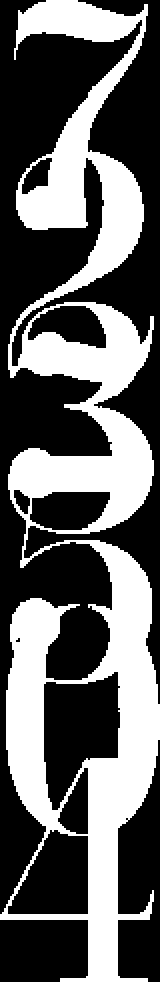
#> input picture puzzles/crypto-puzzles-2018-p2/sources/reconstructions/part2-column-as-joined.png, 320 x 1964 px (shown at 1/2 size)
$ python figure_part2_cells.py
#> lines starting #> are read from the running program, lines starting #| are printed output that depends on the picture; after the words box and inside, x2 and y2 are one past the last pixel; in counts of white or black regions, pixels touching at a corner belong together
#!/usr/bin/env python3
"""Draw the Part 2 column divided into its six equal cells, with upright labels.

The reading of the Part 2 column is `723504`. It does not come from viewing the
characters upright, because they sit rotated relative to the strip and no
rotation of the strip corrects that. It comes from dividing the joined column
into six EQUAL cells, which is a check rather than a fit: the divisions are set
by arithmetic on the strip height, not placed to suit the ink.

This figure shows that division. Each cell is tinted, the boundaries are drawn,
and each cell is labelled with its character. Labels are upright and centred on
their own cell, so a reader can confirm which glyph each label refers to.

Input is the joined column produced by `reconstruct_puzzle2_part2_exact.py` and
stored at `sources/reconstructions/part2-column-as-joined.png`.

Usage:
    python3 tools/figure_part2_cells.py
"""
from __future__ import annotations

from pathlib import Path

from PIL import Image, ImageDraw, ImageFont

ROOT = Path(__file__).resolve().parent.parent
SRC = ROOT / "sources" / "reconstructions" / "part2-column-as-joined.png"
OUT = ROOT / "sources" / "reconstructions" / "part2-six-cells-labelled.png"

READING = "723504"
TINTS = [
    (214, 92, 92), (214, 156, 66), (92, 176, 110),
    (74, 164, 196), (104, 112, 200), (176, 96, 184),
]
GUTTER = 150


def load_font(size: int):
    for name in ("DejaVuSans-Bold.ttf", "Arial Bold.ttf", "Arial.ttf",
                 "/System/Library/Fonts/Supplemental/Arial Bold.ttf"):
        try:
            return ImageFont.truetype(name, size)
        except OSError:
            continue
    return ImageFont.load_default()


def main() -> None:
    mask = Image.open(SRC).convert("L")
#> mask is the input picture: PIL image 320x1964 L; 38.1% white; 1 white region, box (x1, y1, x2, y2) and area: (0, 0, 320, 1964) 239744
    width, height = mask.size
#> width = 320; height = 1964
    cells = len(READING)
    step = height / cells
#> step = 327.3

    canvas = Image.new("RGB", (width + GUTTER, height), (0, 0, 0))
#> canvas: PIL image 470x1964 RGB; every value is 0
    pixels = mask.load()
    out = canvas.load()

    # Tint the ink of each cell with that cell's colour.
    for y in range(height):
        tint = TINTS[min(int(y // step), cells - 1)]
        for x in range(width):
            value = pixels[x, y]
            if value:
                scale = value / 255
                out[x + GUTTER, y] = tuple(int(c * scale) for c in tint)

    draw = ImageDraw.Draw(canvas)
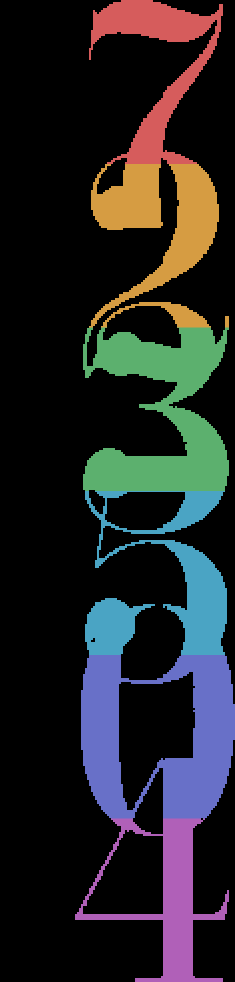
#> canvas: PIL image 470x1964 RGB (shown at 1/2 size); mean R, G, B 35.2, 35.5, 37.3
    font = load_font(96)

    for index, char in enumerate(READING):
        top = index * step
        bottom = (index + 1) * step
        if index:
            draw.line([(GUTTER, top), (width + GUTTER, top)],
                      fill=(90, 90, 90), width=2)
        # Label upright, vertically centred on its own cell.
        box = draw.textbbox((0, 0), char, font=font)
        text_w = box[2] - box[0]
        text_h = box[3] - box[1]
        x = (GUTTER - text_w) / 2 - box[0]
        y = top + (step - text_h) / 2 - box[1]
        draw.text((x, y), char, font=font, fill=TINTS[index])
#> this loop made 6 passes
#> (box, text_h, y) on passes 1 to 6: ((0, 20, 61, 90), 70, 108.7), ((0, 18, 61, 90), 72, 437), ((0, 18, 61, 91), 73, 763.8), ((0, 20, 61, 91), 71, 1090.2), ((0, 18, 61, 91), 73, 1418.5), ((0, 20, 61, 90), 70, 1745.3)

    draw.line([(GUTTER, 0), (GUTTER, height)], fill=(60, 60, 60), width=2)
    canvas.save(OUT)
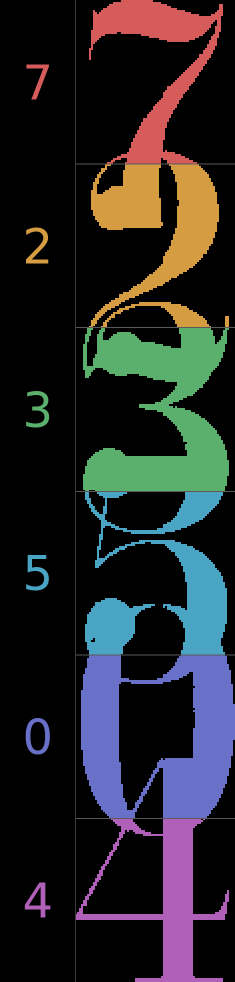
#> saved as part2-six-cells-labelled.png: PIL image 470x1964 RGB (shown at 1/2 size); mean R, G, B 36.7, 37, 38.8
    print(f"wrote {OUT.relative_to(ROOT)}  {canvas.size[0]}x{canvas.size[1]}")
#| wrote sources/reconstructions/part2-six-cells-labelled.png  470x1964
    print(f"cell height {step:.2f} px, {cells} equal cells over {height} px")
#| cell height 327.33 px, 6 equal cells over 1964 px


if __name__ == "__main__":
    main()

$ run again, with puzzles/crypto-puzzles-2018-p2/sources/reconstructions/part1-ten-glyphs.png copied over puzzles/crypto-puzzles-2018-p2/sources/reconstructions/part2-column-as-joined.png
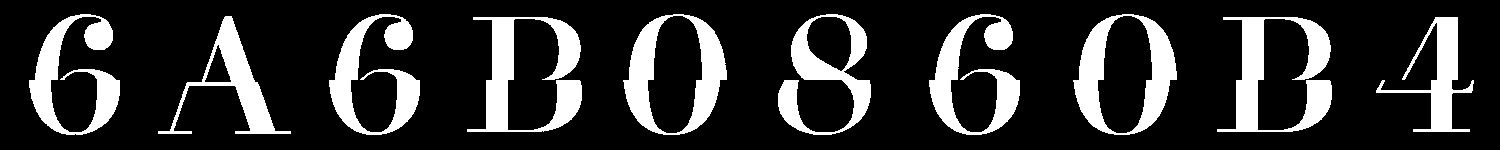
#> input picture puzzles/crypto-puzzles-2018-p2/sources/reconstructions/part1-ten-glyphs.png, 3000 x 300 px (shown at 1/2 size)
#> in main, mask is the input picture: PIL image 3000x300 L; 19.1% white; 10 white regions, largest, box (x1, y1, x2, y2) and area: (934, 34, 1164, 264) 20544, (2434, 34, 2664, 264) 20536, (2146, 28, 2354, 270) 19232
#> in main, `draw = ImageDraw.Draw(canvas)`:
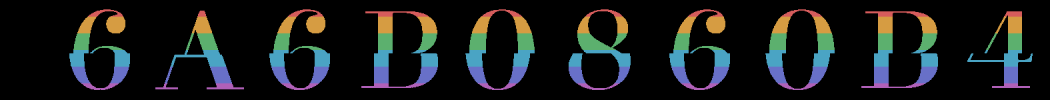
#> canvas: PIL image 3150x300 RGB (shown at 1/3 size); mean R, G, B 23.5, 26.4, 26.3
#> the loop in main, `for index, char in enumerate(READING):` made 6 passes
#> (box, text_h, y) on passes 1 to 6: ((0, 20, 61, 90), 70, -30), ((0, 18, 61, 90), 72, 21), ((0, 18, 61, 91), 73, 70.5), ((0, 20, 61, 91), 71, 119.5), ((0, 18, 61, 91), 73, 170.5), ((0, 20, 61, 90), 70, 220)
#> in main, `canvas.save(OUT)`:
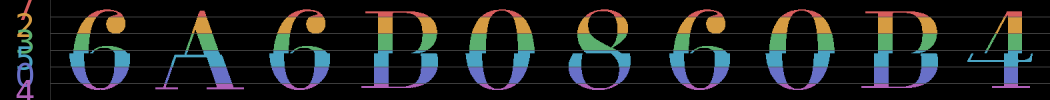
#> saved as part2-six-cells-labelled.png: PIL image 3150x300 RGB (shown at 1/3 size); mean R, G, B 26.4, 29.2, 29.1
#| wrote sources/reconstructions/part2-six-cells-labelled.png  3150x300
#| cell height 50.00 px, 6 equal cells over 300 px
